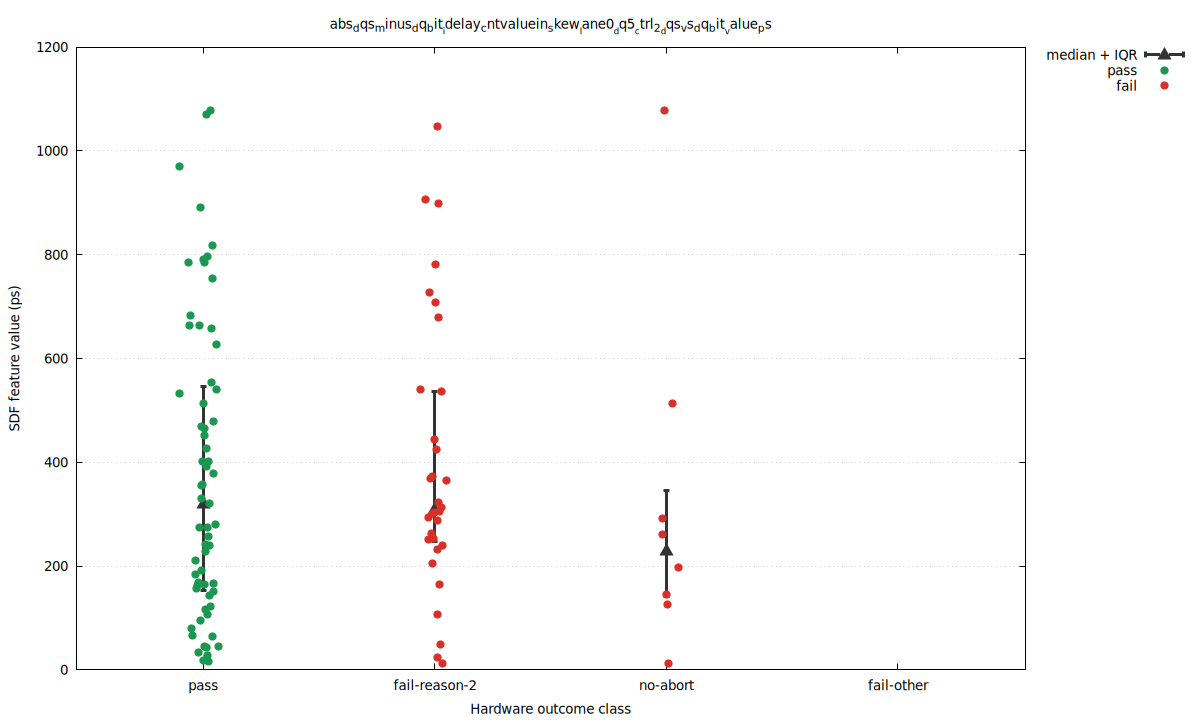

The gnuplot source for this figure:
set terminal pngcairo size 1200,720 enhanced font 'DejaVu Sans,10'
set output 'baseline_seed_1_30_skew_abs_dqs_minus_dq_bit_idelay_cntvaluein_skew_lane0_dq5_ctrl_2_dqs_vs_dq_bit_value_ps_di.png'
set datafile separator comma
set key outside right top
set grid ytics
set xrange [0.45:4.55]
set xtics ('pass' 1, 'fail-reason-2' 2, 'no-abort' 3, 'fail-other' 4)
set xlabel 'Hardware outcome class'
set ylabel 'SDF feature value (ps)'
set title 'abs_dqs_minus_dq_bit__idelay_cntvaluein_skew__lane0__dq5__ctrl_2__dqs_vs_dq_bit__value_ps'
plot \
  'baseline_seed_1_30_skew_abs_dqs_minus_dq_bit_idelay_cntvaluein_skew_lane0_dq5_ctrl_2_dqs_vs_dq_bit_value_ps_di.summary.dat' using 1:4:3:5 with yerrorbars pt 9 ps 1.5 lw 3 lc rgb '#333333' title 'median + IQR', \
  'baseline_seed_1_30_skew_abs_dqs_minus_dq_bit_idelay_cntvaluein_skew_lane0_dq5_ctrl_2_dqs_vs_dq_bit_value_ps_di.dat' using 1:4 with points pt 7 ps 1.2 lc rgb '#1a9850' title 'pass', \
  'baseline_seed_1_30_skew_abs_dqs_minus_dq_bit_idelay_cntvaluein_skew_lane0_dq5_ctrl_2_dqs_vs_dq_bit_value_ps_di.dat' using 1:5 with points pt 7 ps 1.2 lc rgb '#d73027' title 'fail'
